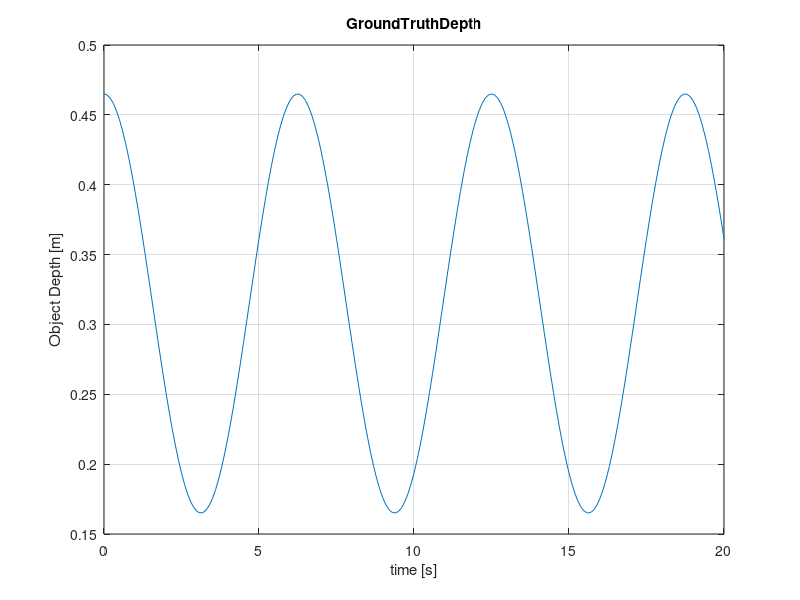
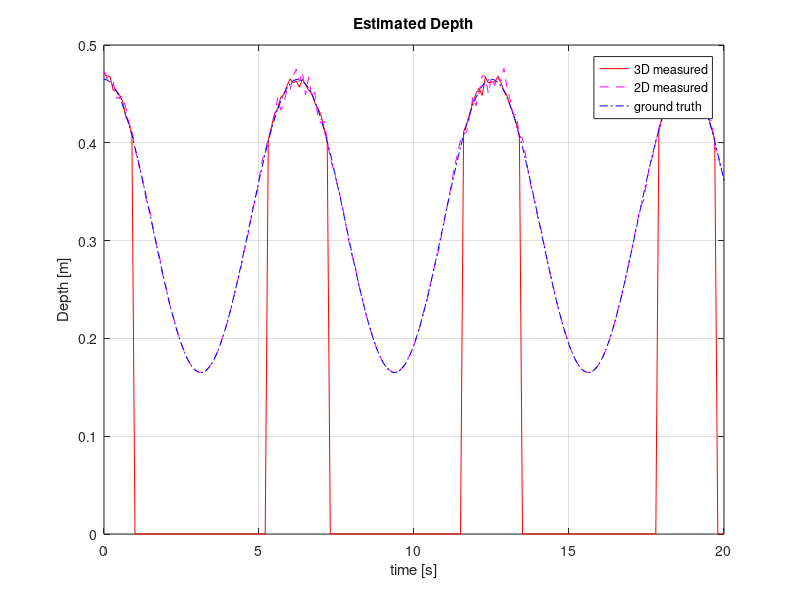

Source code (MATLAB) for these figures, in order: (Note: this script raises an error after producing the figures.)
%% config
%true depth
% sampling time 
ST = 0.033 %33ms
ST = 0.1 %33ms
END = 20.0 % 5sec simulation
STEREO_NOISE_S = 0.5; % 1px sigma for stereo disparity noise
MONO_NOISE_S = 1; % 1?? sigma for monocular distance estimation noise

%% make ground truth data 
t = (0:ST:END).'; %time 
len = size(t,1);
freq =0.16;
% Z = 0.3 + 0.15*sin(2*pi*freq*t+pi/2);% 300mm +- 100mm
Z = 0.315 + 0.15*sin(2*pi*freq*t+pi/2);% 300mm +- 100mm
VZ = 2*pi*freq*0.15*cos(2*pi*freq*t+pi/2);
AZ = -2*pi*2*pi*freq*0.15*freq*sin(2*pi*freq*t+pi/2);

%% Noisy Observation 
BF = 0.065*400; % base line * focal length
StereoNoise = STEREO_NOISE_S * randn(length(t),1);
Disp = BF./Z + StereoNoise;
Zlim = 0.4;

mDisp = Disp;
INFF = 1000000000;
mDisp(mDisp>BF/Zlim) = INFF;

figure(1);
plot(t,Z)
title('GroundTruthDepth')
xlabel('time [s]')
ylabel('Object Depth [m]')
grid on;

%% Noisy Monocluar Obserbation
Z0 = 0.315 % the real distance template is taken
IMG_SIZE = 600/2% 300 times 300 pix template
MonoNoise = MONO_NOISE_S*randn(length(t),1); % sigma = 1px image noise 
Snoise = 2./(Z0./Z * IMG_SIZE).* MonoNoise;
Scale = Z0./Z + Snoise;
dScale = [1; Scale(2:length(t))./Scale(1:length(t)-1)];

hfig=figure(2)
plot(t,BF./mDisp,'r',t,Z0./Scale,'m--',t,Z,'b-.')
title('Estimated Depth')
xlabel('time [s]')
ylabel('Depth [m]')
legend('3D measured','2D measured','ground truth')
grid on;
    pfig = pubfig(hfig);
    pfig.LegendLoc = 'best';
    pfig.FigDim = [15 11];
    expfig(['Estimated Depth'],'-pdf');


hfig=figure(3);
plot(t,Scale,'r',t,Z0./Z,'b--')
title('Estimated Scaling')
xlabel('time [s]')
ylabel('Scaling')
legend('measured','ground truth')
grid on;
    pfig = pubfig(hfig);
    pfig.LegendLoc = 'best';
    pfig.FigDim = [15 11];
    expfig(['Estimated Scaling'],'-pdf');
